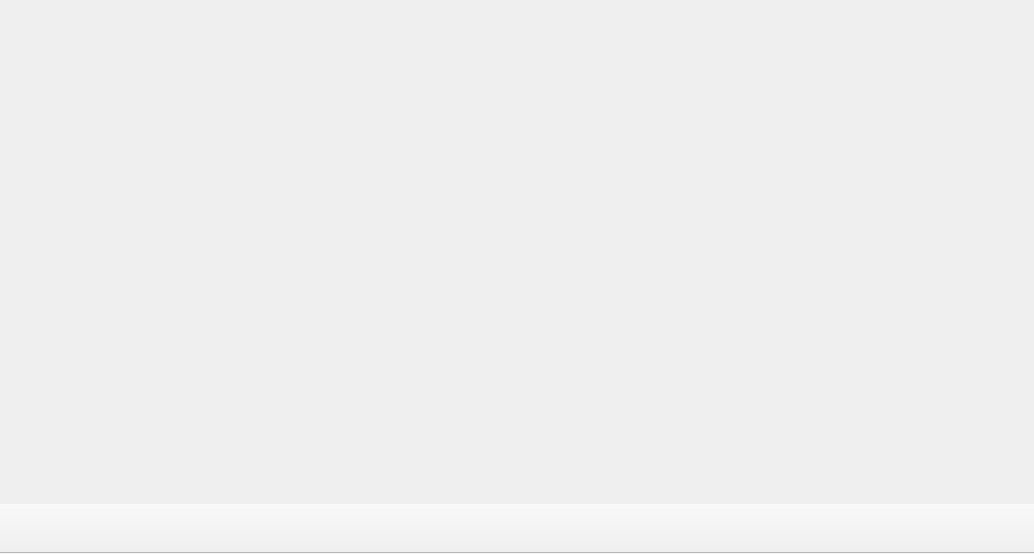
<?xml version="1.0" encoding="UTF-8"?>
<ui version="4.0">
 <class>MainWindow</class>
 <widget class="QMainWindow" name="MainWindow">
  <property name="geometry">
   <rect>
    <x>0</x>
    <y>0</y>
    <width>1034</width>
    <height>554</height>
   </rect>
  </property>
  <property name="windowTitle">
   <string>MainWindow</string>
  </property>
  <property name="unifiedTitleAndToolBarOnMac">
   <bool>false</bool>
  </property>
  <widget class="QWidget" name="centralwidget">
   <property name="minimumSize">
    <size>
     <width>1000</width>
     <height>500</height>
    </size>
   </property>
  </widget>
  <widget class="QToolBar" name="toolBar">
   <property name="minimumSize">
    <size>
     <width>0</width>
     <height>50</height>
    </size>
   </property>
   <property name="maximumSize">
    <size>
     <width>16777215</width>
     <height>50</height>
    </size>
   </property>
   <property name="windowTitle">
    <string>toolBar</string>
   </property>
   <property name="movable">
    <bool>false</bool>
   </property>
   <property name="allowedAreas">
    <set>Qt::BottomToolBarArea</set>
   </property>
   <property name="floatable">
    <bool>false</bool>
   </property>
   <attribute name="toolBarArea">
    <enum>BottomToolBarArea</enum>
   </attribute>
   <attribute name="toolBarBreak">
    <bool>false</bool>
   </attribute>
  </widget>
  <action name="actionConfigure">
   <property name="icon">
    <iconset theme="system-run">
     <normaloff>.</normaloff>.</iconset>
   </property>
   <property name="text">
    <string/>
   </property>
   <property name="menuRole">
    <enum>QAction::NoRole</enum>
   </property>
  </action>
  <action name="actionBand">
   <property name="text">
    <string>Band</string>
   </property>
  </action>
  <action name="actionMode">
   <property name="text">
    <string>Mode</string>
   </property>
  </action>
  <action name="actionLevels">
   <property name="icon">
    <iconset theme="preferences-desktop-personal">
     <normaloff>.</normaloff>.</iconset>
   </property>
   <property name="text">
    <string/>
   </property>
  </action>
  <action name="actionKeypad">
   <property name="icon">
    <iconset theme="accessories-calculator"/>
   </property>
   <property name="text">
    <string> </string>
   </property>
  </action>
 </widget>
 <resources/>
 <connections/>
</ui>
